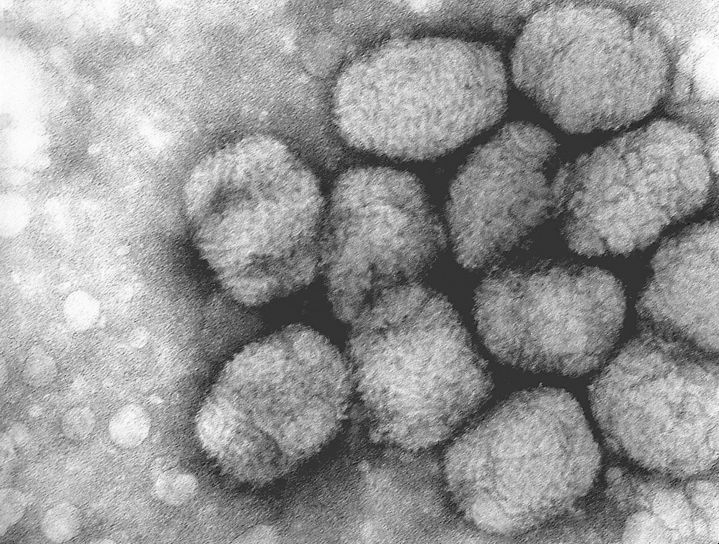
#> input picture parcial1_2022/virus.jpg, 719 x 544 px
$ python Ignacio_Cordova_Pou.py
#> lines starting #> are read from the running program, lines starting #| are printed output that depends on the picture; long printed decimals are rounded
#!/usr/bin/env python3
# -*- coding: utf-8 -*-
"""
Created on Fri Apr  1 11:49:21 2022

@author: Ignacio Cordova Pou niub20082705
"""

import numpy as np
from matplotlib import pyplot as plt
import matplotlib
import skimage
from scipy.ndimage.measurements import histogram
from scipy import signal
import scipy

#the image appears to be in the RGB space!
im0 = plt.imread('virus.jpg')
#> im0 is the input picture: shape (544, 719, 3); min 11, max 255, mean 151.6

imL =  0.299*np.double(im0[:,:,0])+\
      0.587*np.double(im0[:,:,1])+\
      0.114*np.double(im0[:,:,2])

im = imL.astype('uint8')


#%% Part 1


h = histogram(im,0,255,256)
#> h = 256 values, max 6714 at index 51, min 0 at index 0, mean 1527.9
hc = np.cumsum(h)/(im.shape[0]*im.shape[1])
#> hc = 256 values from 0 to 1


plt.figure(constrained_layout=True,figsize=(20,20))

plt.subplot(331)
plt.imshow(im,cmap='gray')
plt.title('Original')
plt.axis('off')


plt.subplot(332)
plt.plot(h)
plt.title('Histogram of original image')

plt.subplot(333)
plt.plot(255*hc)
plt.title('Histogram Cumulative Sum Normalized of Original Image')


#%% Part 2

im_eq = hc[im]
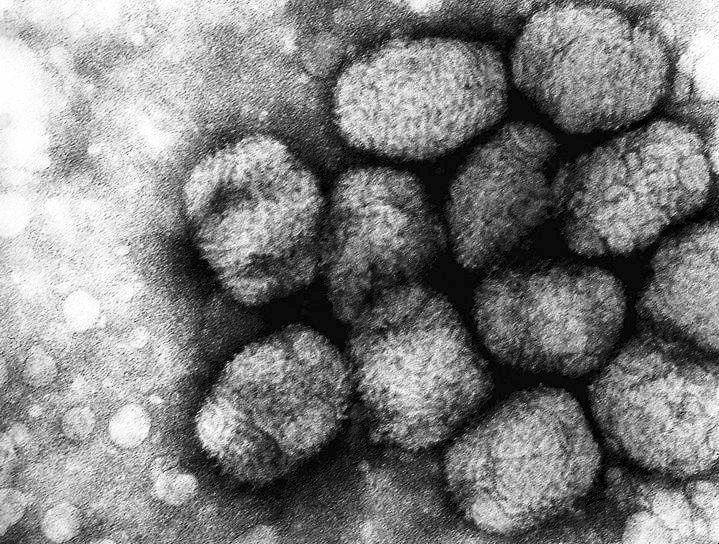
#> im_eq: shape (544, 719) float64; min 2.56e-06, max 1, mean 0.504

h_im_eq = histogram(im_eq,0,1,256)
#> h_im_eq = 256 values, max 6714 at index 12, min 0 at index 5, mean 1527.9
h_im_eq_c = np.cumsum(h_im_eq)/(im.shape[0]*im.shape[1])
#> h_im_eq_c = 256 values from 0.00354 to 1

plt.subplot(334)
plt.imshow(im_eq,cmap='gray')
plt.title('Equalized image')
plt.axis('off')

plt.subplot(335)
plt.plot(h_im_eq)
plt.title('Histogram of Equalized Image')

plt.subplot(336)
plt.plot(255*h_im_eq_c)
plt.title('Histogram Cumulative sum of Equalized Image')


#%% Part 3: Locally equalized image

# im.reshape((8,8)) can't slice it

final = np.empty([im.shape[0],im.shape[1]])

#number of vertical and horizontal slices
h_slices = int(im.shape[0]/8)
#> h_slices = 68
v_slices = int(im.shape[1]/8)
#> v_slices = 89


for i in range(h_slices+1):
    for j in range(v_slices+1):

        #equalize each slice
        slice_im = im[i*8:(i+1)*8,j*8:(j+1)*8]

        #using the histogram for each individual slice
        h = histogram(slice_im,0,255,256)
        hc = np.cumsum(h)/(slice_im.shape[0]*im.shape[1])

        im_eq = hc[slice_im]

        #writing the result in an empty 2D array
        final[i*8:(i+1)*8,j*8:(j+1)*8] =+ im_eq
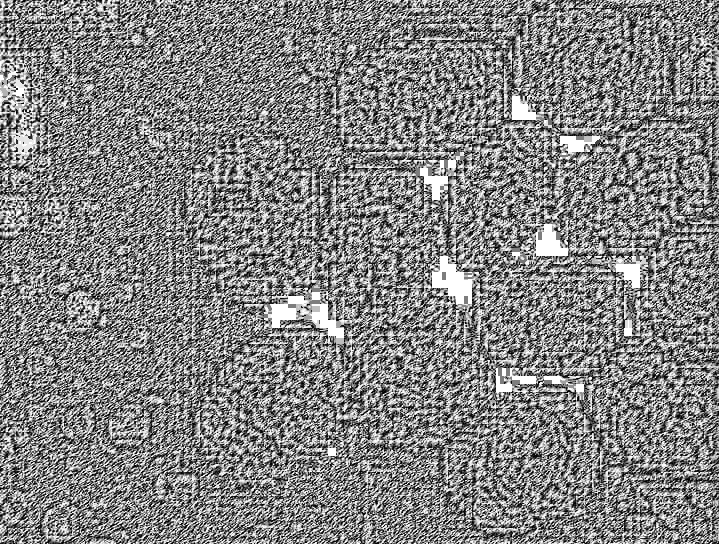
#> final: shape (544, 719) float64; min 0.000174, max 0.0111, mean 0.00587; drawn with min black and max white


h = histogram(final,0,final.max(),256)
#> h = 256 values, max 12018 at index 255, min 0 at index 0, mean 1527.9
hc = np.cumsum(h)/(final.shape[0]*im.shape[1])

plt.subplot(337)
plt.imshow(final,cmap='gray')
plt.title('LEI')
plt.axis('off')

plt.subplot(338)
plt.plot(h)
plt.title('Histogram of Equalized Image')

plt.subplot(339)
plt.plot(255*hc)
plt.title('Histogram Cumulative sum of Equalized Image')


#%% Part 4


matriz_unos = np.ones([9,9])

filtro =  scipy.signal.order_filter(im, matriz_unos, 40)
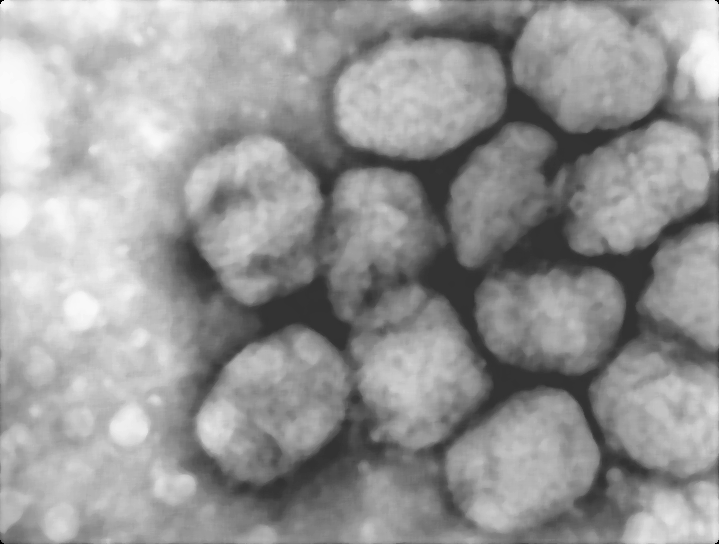
#> filtro: shape (544, 719); min 0, max 252, mean 151.2

im_orderfilter = im<=filtro
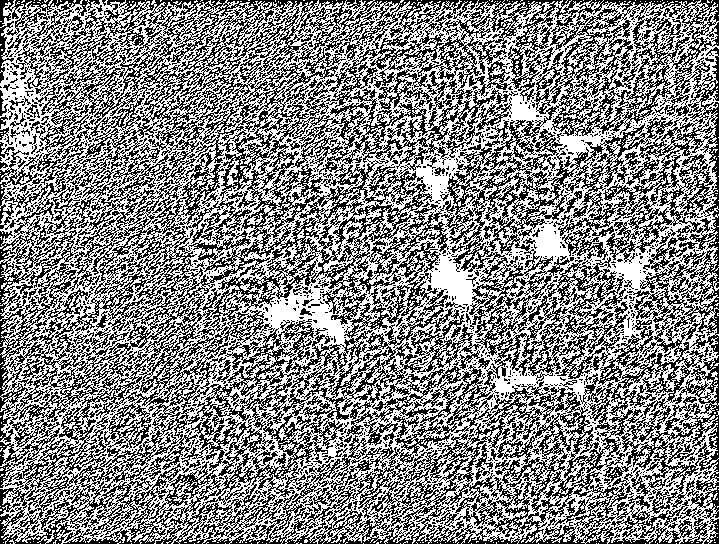
#> im_orderfilter: shape (544, 719) bool; 52.8% white; black in thin lines or dots

plt.figure()
#plotejem el filtre de order variable thresholding
plt.subplot(121)
plt.imshow(final,cmap='gray')
plt.title('LEI')
plt.axis('off')

im_orderfilter = im<=filtro

plt.subplot(122)
plt.imshow(im_orderfilter, cmap='gray')
plt.title('Binarization with order filter')
plt.axis('off')

ssim = skimage.metrics.structural_similarity(final,im_orderfilter)
#> ssim = 0.00025
print('The ssim index is',ssim)
#| The ssim index is 0.0002502

"""
    I tried using a mask of a similar size as the
    slices of LEI. I could not get a good structural
    similarity index. Visually the images look similar
    eventhough ssim is very low.
"""

#Comment to Part 5:
"""
    Local equalization significantly improves the equalization
    of the image. The range of values used is much better
    distributed than with the previous method seen in
    Figure_1. The cumulative histogram of the equalized image
    looks as good as it can get.
"""
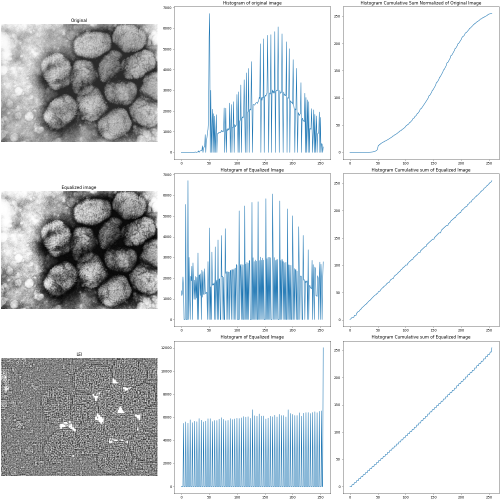
#> figure drawn by matplotlib, 9 panels; panel 2: curve peaks at x = 51, y = 6714; panel 3: curve peaks at x = 255, y = 255; panel 5: curve peaks at x = 12, y = 6714; panel 6: curve peaks at x = 255, y = 255
